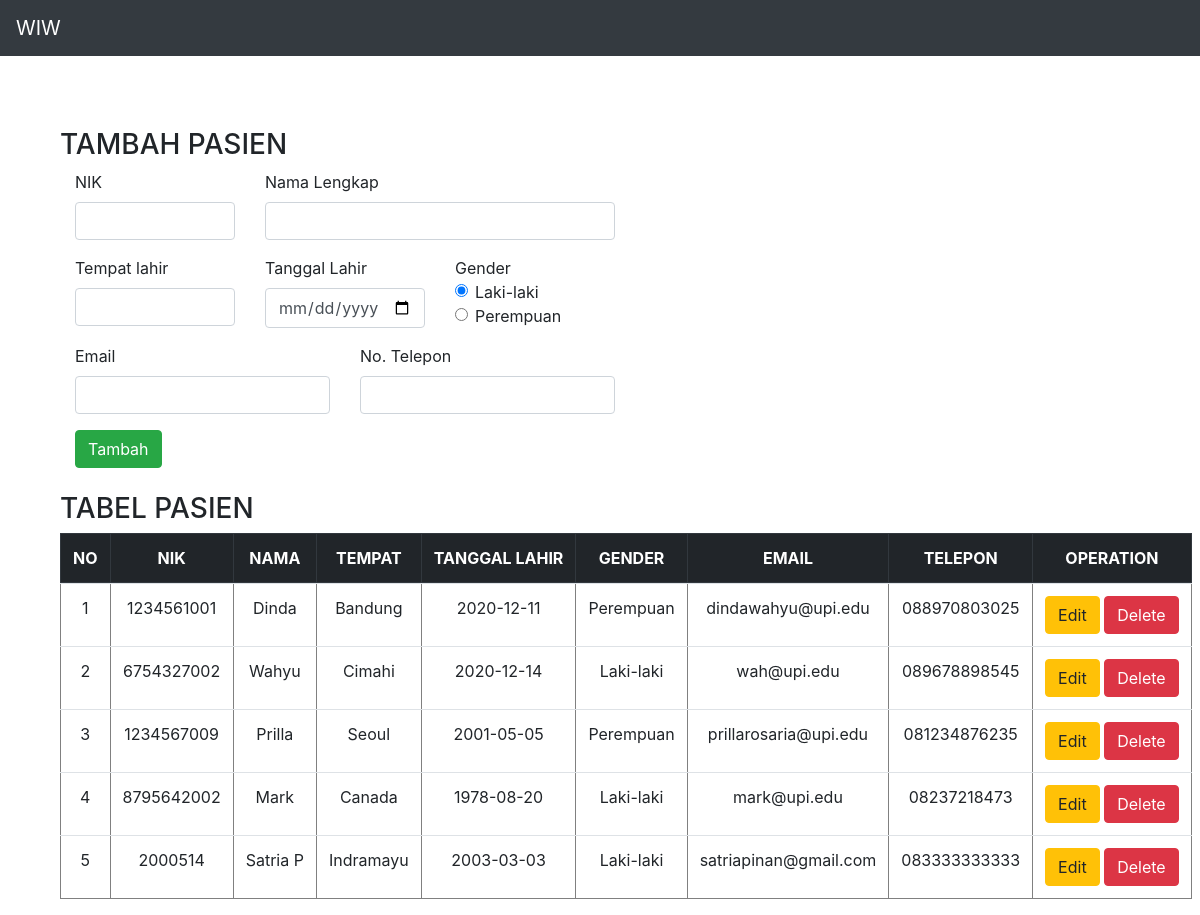
The page / on the database its author committed.
### tables this page shows
CREATE TABLE `pasien` (
  `id` int(11) NOT NULL,
  `nik` varchar(100) NOT NULL,
  `nama` varchar(100) NOT NULL,
  `tempat` varchar(100) NOT NULL,
  `tl` varchar(100) NOT NULL,
  `gender` varchar(10) NOT NULL,
  `email` varchar(100) NOT NULL,
  `telp` varchar(100) NOT NULL
);

### presenter/ProsesPasien.php (called while the page is built, shortened)
<?php
class ProsesPasien implements KontrakPresenter
{
	private $tabelpasien;
	private $data = [];
	function ProsesPasien()
	{
		try {
			$db_host = "localhost";
			$db_user = "root";
			$db_password = "";
			$db_name = "mvp";
			$this->tabelpasien = new TabelPasien($db_host, $db_user, $db_password, $db_name);
			$this->data = array();
		} catch (Exception $e) {
			echo "wiw error" . $e->getMessage();
		}
	}
	function prosesDataPasien()
	{
		try {
			$this->tabelpasien->open();
			$this->tabelpasien->getPasien();
			while ($row = $this->tabelpasien->getResult()) {
				$this->data[] = $row;
			}
		} catch (Exception $e) {
			echo "wiw error part 2" . $e->getMessage();
		}
	}
	function getId($i)
	{
		return $this->data[$i]['id'];
	}
	function getNik($i)
	{
		return $this->data[$i]['nik'];
	}
	function getNama($i)
	{
		return $this->data[$i]['nama'];
	}
	function getTempat($i)
	{
		return $this->data[$i]['tempat'];
	}
	function getTl($i)
	{
		return $this->data[$i]['tl'];
	}
	function getGender($i)
	{
		return $this->data[$i]['gender'];
	}
	function getEmail($i)
	{
		return $this->data[$i]['email'];
	}
	function getTelepon($i)
	{
		return $this->data[$i]['telp'];
	}
	function getSize()
	{
		return sizeof($this->data);
	}
}

### model/DB.class.php (called while the page is built, shortened)
<?php
class DB
{
	var $db_host = '';
	var $db_user = '';
	var $db_password = '';
	var $db_name = '';
	var $db_link = '';
	function DB($db_host = '', $db_user = '', $db_password = '', $db_name = '')
	{
		$this->db_host = $db_host;
		$this->db_user = $db_user;
		$this->db_password = $db_password;
		$this->db_name = $db_name;
	}
	function open()
	{
		$this->db_link = mysqli_connect($this->db_host, $this->db_user, $this->db_password, $this->db_name);
	}
	function execute($query = "")
	{
		$this->result = mysqli_query($this->db_link, $query);
		return $this->result;
	}
}

### model/TabelPasien.class.php (called while the page is built, shortened)
<?php
class TabelPasien extends DB
{
	function getPasien()
	{
		$query = "SELECT * FROM pasien";
		return $this->execute($query);
	}
}

### view/TampilPasien.php (the view, shortened to what this page needs)
<?php
include("presenter/ProsesPasien.php");
class TampilPasien implements KontrakView
{
	private $prosespasien;
	function TampilPasien()
	{
		$this->prosespasien = new ProsesPasien();
	}
	function tampil()
	{
		$this->prosespasien->prosesDataPasien();
		$data = null;
		$data2 = null;
		for ($i = 0; $i < $this->prosespasien->getSize(); $i++) {
			$no = $i + 1;
			$id = $this->prosespasien->getId($i);
			$nik = $this->prosespasien->getNik($i);
			$nama = $this->prosespasien->getNama($i);
			$tempat = $this->prosespasien->getTempat($i);
			$tl = $this->prosespasien->getTl($i);
			$gender = $this->prosespasien->getGender($i);
			$email = $this->prosespasien->getEmail($i);
			$telp = $this->prosespasien->getTelepon($i);
			$data .= "<tr>
			<td>" . $no . "</td>
			<td>" . $nik . "</td>
			<td>" . $nama . "</td>
			<td>" . $tempat . "</td>
			<td>" . $tl . "</td>
			<td>" . $gender . "</td>
			<td>" . $email . "</td>
			<td>" . $telp . "</td>
			<td><a href='index.php?edit=".$id."&nik=".$nik."&nama=".$nama."&tempat=".$tempat."&tl=".$tl."&gender=".$gender."&email=".$email."&telp=".$telp."' class='btn btn-warning'>Edit</a>
            	<a href='index.php?delete=". $this->prosespasien->getId($i) ."' class='btn btn-danger'>Delete</a></td>";
		}
		$data2 .= "<h3>TAMBAH PASIEN</h3>
                  <form action='index.php' method='POST' class='col-6'>
				    <div class='row'>
                        <div class='form-group col-4'>
                            <label>NIK</label>
                            <input type='text' name='nik' class='form-control' required>
                        </div>
                        <div class='form-group col-8'>
                            <label>Nama Lengkap</label>
                            <input type='text' name='nama' class='form-control' required>
                        </div>
                    </div>
                    <div class='row'>
                        <div class='form-group col-4'>
                            <label>Tempat lahir</label>
                            <input type='text' name='tempat' class='form-control' required>
                        </div>
                        <div class='form-group col-4'>
                            <label>Tanggal Lahir</label>
                            <input type='date' name='tl' class='form-control' required>
                        </div>
                        <div class='form-group col-4'>
                            <p class='mb-0'>Gender</p>
                            <div class='form-check'>
                                <input class='form-check-input' type='radio' name='gender' value='Laki-laki' checked>
                                <label class='form-check-label'>
                                    Laki-laki
                                </label>
                            </div>
                            <div class='form-check'>
                                <input class='form-check-input' type='radio' name='gender' value='Perempuan'>
                                <label class='form-check-label'>
                                    Perempuan
                                </label>
                            </div>
                        </div>
                    </div>
                    <div class='row'>
                        <div class='form-group col-6'>
                            <label>Email</label>
                            <input type='email' name='email' class='form-control' required>
                        </div>
                        <div class='form-group col-6'>
                            <label>No. Telepon</label>
                            <input type='telp' name='telp' class='form-control' required>
                        </div>
                    </div>
                    <button name='tambah' type='submit' class='btn btn-success'>Tambah</button>
                  </form>";
	}
}

### index.php (shortened to what this page needs)
<?php
include("model/Template.class.php");
include("model/DB.class.php");
include("model/TabelPasien.class.php");
include("view/TampilPasien.php");;
$tp = new TampilPasien();
if (!empty($_GET['edit'])) {
    $id = $_GET['edit'];
    $nik = $_GET['nik'];
    $nama = $_GET['nama'];
    $tempat = $_GET['tempat'];
    $tl = $_GET['tl'];
    $gender = $_GET['gender'];
    $email = $_GET['email'];
    $telp = $_GET['telp'];
    $tp->tampilFormEdit($id, $nik, $nama, $tempat, $tl, $gender, $email, $telp);
} else {
    $tp->tampil();
}

### model/Template.class.php (shortened to what this page needs)
<?php
class Template{
	var $content = '';
	function Template($filename = ''){
		$this->content = implode('', @file($filename));
	}
	function clear(){
		$this->content = preg_replace("/DATA_[A-Z|_|0-9]+/", "", $this->content);
	}
	function write(){
		print $this->content;
	}
	function replace($old = '', $new = ''){
		if(is_int($new)){
			$value = sprintf("%d", $new);
		}elseif(is_float($new)){
			$value = sprintf("%f", $new);
		}elseif(is_array($new)){
			$value = '';
			foreach( $new as $item){
				$value .= $item. '';
			}
		}else{
			$value = $new;
		}
		$this->content = preg_replace("/$old/",  $value, $this->content);
	}
}

### rows shown on the page
pasien: no "1", nik "1234561001", nama "Dinda", tempat "Bandung", tl "2020-12-11", gender "Perempuan", email "dindawahyu@upi.edu", telp "088970803025"
pasien: no "2", nik "6754327002", nama "Wahyu", tempat "Cimahi", tl "2020-12-14", gender "Laki-laki", email "wah@upi.edu", telp "089678898545"
pasien: no "3", nik "1234567009", nama "Prilla", tempat "Seoul", tl "2001-05-05", gender "Perempuan", email "prillarosaria@upi.edu", telp "081234876235"
pasien: no "4", nik "8795642002", nama "Mark", tempat "Canada", tl "1978-08-20", gender "Laki-laki", email "mark@upi.edu", telp "08237218473"
pasien: no "5", nik "2000514", nama "Satria P", tempat "Indramayu", tl "2003-03-03", gender "Laki-laki", email "satriapinan@gmail.com", telp "083333333333"

### other values the page prints
$this->content "WIW TABEL PASIEN NO NIK NAMA TEMPAT TANGGAL LAHIR GENDER EMAIL TELEPON OPERATION"
